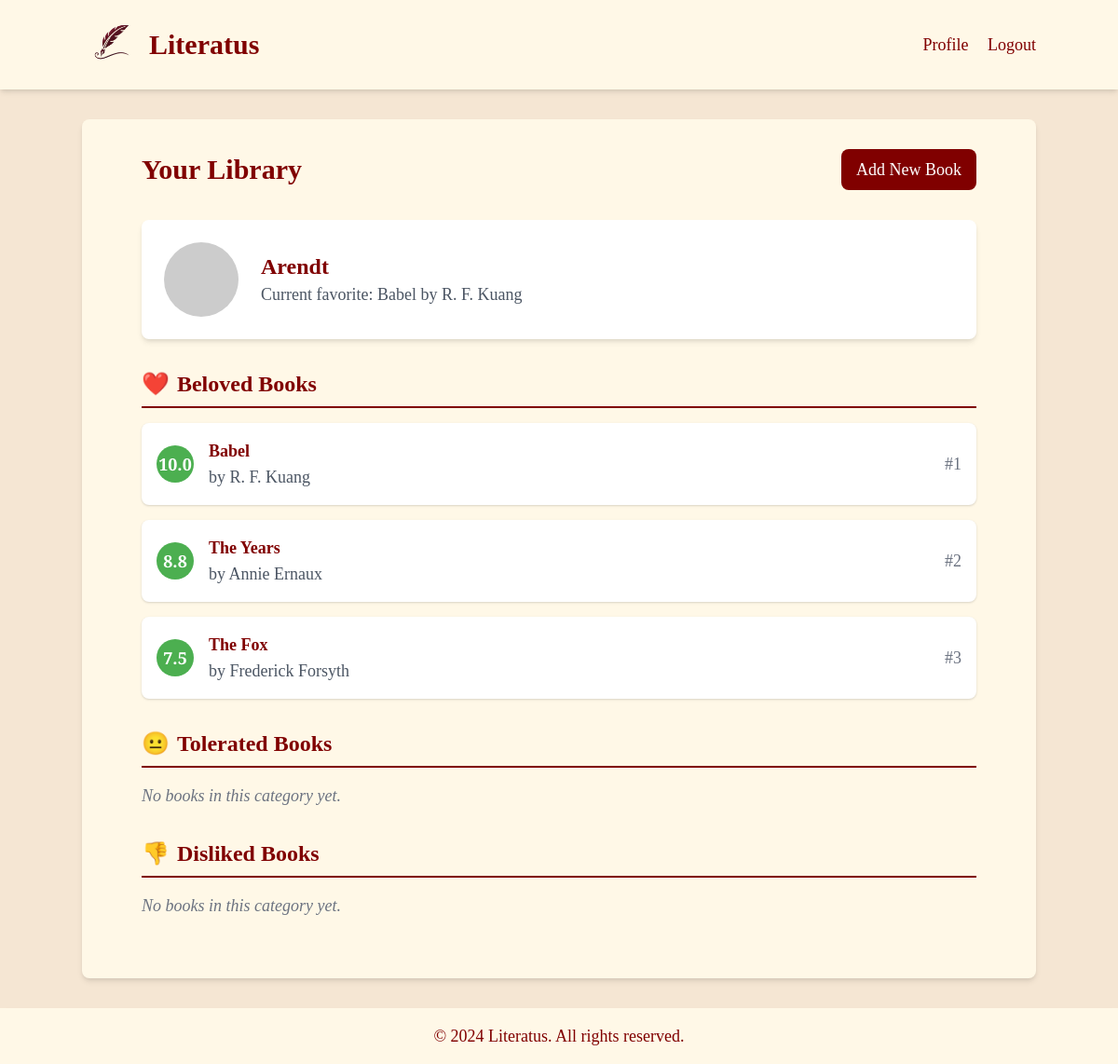
The app's page /profile (signed in) with its own data.
### app.py (models this page shows, shortened)
class User(UserMixin, db.Model):
    id = db.Column(db.Integer, primary_key=True)
    username = db.Column(db.String(80), unique=True, nullable=False)
    password_hash = db.Column(db.String(128))
    profile_image = db.Column(db.Text)
    books = db.relationship('Book', backref='user', lazy=True)
    @property
    def beloved_books(self):
        return [book for book in self.books if book.sentiment == 'beloved']
    @property
    def tolerated_books(self):
        return [book for book in self.books if book.sentiment == 'tolerated']
    @property
    def disliked_books(self):
        return [book for book in self.books if book.sentiment == 'disliked']

class Book(db.Model):
    id = db.Column(db.Integer, primary_key=True)
    title = db.Column(db.String(200), nullable=False)
    author = db.Column(db.String(100), nullable=False)
    sentiment = db.Column(db.String(20), nullable=False)
    position = db.Column(db.Integer, nullable=False)
    user_id = db.Column(db.Integer, db.ForeignKey('user.id'), nullable=False)

### app.py (the view)
@app.route('/profile')
@login_required
def profile():
    beloved_books = Book.query.filter_by(user_id=current_user.id, sentiment='beloved').order_by(Book.position).all()
    tolerated_books = Book.query.filter_by(user_id=current_user.id, sentiment='tolerated').order_by(Book.position).all()
    disliked_books = Book.query.filter_by(user_id=current_user.id, sentiment='disliked').order_by(Book.position).all()
    all_books = beloved_books + tolerated_books + disliked_books
    total_books = len(all_books)
    for i, book in enumerate(all_books):
        if book.sentiment == 'beloved':
            base = 7.5
            max_rating = 10
        elif book.sentiment == 'tolerated':
            base = 4.5
            max_rating = 7
        else:  # disliked
            base = 1
            max_rating = 4
        category_books = beloved_books if book in beloved_books else \
            tolerated_books if book in tolerated_books else \
                disliked_books
        category_position = category_books.index(book)
        category_total = len(category_books)
        book.rating = base + ((max_rating - base) * (1 - (category_position / (category_total - 1 or 1))))
        book.rating = round(book.rating, 1)  # Round to one decimal place
        book.global_position = i + 1
    return render_template('profile.html', user=current_user,
                           beloved_books=beloved_books,
                           tolerated_books=tolerated_books,
                           disliked_books=disliked_books)

### app.py (called while the page is built)
@login_manager.user_loader
def load_user(user_id):
    return User.query.get(int(user_id))

### templates/profile.html (shortened to what this page needs)
{% extends "layout.html" %}
{% block content %}
<div class="max-w-4xl mx-auto">
    <div class="flex justify-between items-center mb-8">
        <h1 class="text-3xl font-bold text-maroon font-title">Your Library</h1>
        <a href="{{ url_for('home') }}" class="bg-maroon text-white px-4 py-2 rounded-lg hover:bg-maroon-dark transition duration-300">Add New Book</a>
    </div>
    <div class="bg-white p-6 rounded-lg shadow-md mb-8 flex items-center">
        <img src="https://api.dicebear.com/6.x/initials/svg?seed={{ user.username }}" alt="{{ user.username }}" class="w-20 h-20 rounded-full mr-6">
        <div>
            <h2 class="text-2xl font-semibold text-maroon font-title">{{ user.username.capitalize() }}</h2>
            {% if beloved_books %}
                <p class="text-gray-600">Current favorite: {{ beloved_books[0].title }} by {{ beloved_books[0].author }}</p>
            {% else %}
                <p class="text-gray-600">No favorite book yet</p>
            {% endif %}
        </div>
    </div>
    {% for category, books, color, icon in [
        ('Beloved Books', user.beloved_books, 'beloved', '❤️'),
        ('Tolerated Books', user.tolerated_books, 'tolerated', '😐'),
        ('Disliked Books', user.disliked_books, 'disliked', '👎')
    ] %}
        <section class="mb-8">
            <h2 class="text-2xl font-semibold text-maroon font-title category-header">
                <span class="category-icon">{{ icon }}</span>{{ category }}
            </h2>
            {% if books %}
                <ul class="space-y-4">
                {% for book in books|sort(attribute='rating', reverse=True) %}
                    <li class="flex items-center bg-white p-4 rounded-lg shadow">
                        <span class="rating-circle {{ color }} mr-4 flex-shrink-0">
                            {{ "%.1f"|format(book.rating) }}
                        </span>
                        <div class="flex-grow">
                            <h3 class="font-semibold text-maroon font-title">{{ book.title }}</h3>
                            <p class="text-gray-600">by {{ book.author }}</p>
                        </div>
                        <span class="text-gray-500 ml-4">#{{ book.global_position }}</span>
                    </li>
                {% endfor %}
                </ul>
            {% else %}
                <p class="italic text-gray-500">No books in this category yet.</p>
            {% endif %}
        </section>
    {% endfor %}
</div>
{% endblock %}

### templates/layout.html (shortened to what this page needs)
<!DOCTYPE html>
<html lang="en">
<head>
    <link href="https://cdn.jsdelivr.net/npm/tailwindcss@2.2.19/dist/tailwind.min.css" rel="stylesheet">
</head>
<body class="min-h-screen flex flex-col text-lg">
    <header class="bg-cream text-maroon p-4 shadow-md">
        <div class="container mx-auto flex justify-between items-center">
            <div class="flex items-center">
                <img src="{{ url_for('static', filename='images/quilless.png') }}" alt="Literatus Logo" class="h-16 w-16 mr-2">
                <a href="{{ url_for('home') }}" class="font-title font-bold text-3xl">Literatus</a>
            </div>
            <nav>
                {% if current_user.is_authenticated %}
                    <a href="{{ url_for('profile') }}" class="text-maroon hover:text-maroon-dark mr-4">Profile</a>
                    <a href="{{ url_for('logout') }}" class="text-maroon hover:text-maroon-dark">Logout</a>
                {% else %}
                    <a href="{{ url_for('login') }}" class="text-maroon hover:text-maroon-dark mr-4">Login</a>
                    <a href="{{ url_for('register') }}" class="text-maroon hover:text-maroon-dark">Register</a>
                {% endif %}
            </nav>
        </div>
    </header>
    <main class="container mx-auto mt-8 p-8 bg-cream rounded-lg shadow-md flex-grow">
        {% block content %}{% endblock %}
    </main>
    <footer class="bg-cream text-maroon text-center p-4 mt-8 shadow-md">
        <p>&copy; 2024 Literatus. All rights reserved.</p>
    </footer>
</body>
</html>

### templates/layout.html (style rules this page uses)
body { background-color: #F5E6D3; font-family: 'EB Garamond', serif; }
.bg-cream { background-color: #FFF8E7; }
.text-maroon { color: #800000; }
.bg-maroon { background-color: #800000; }
h1, h2, h3, h4, h5, h6, .font-title { font-family: 'Caslon', serif; }

### templates/profile.html (style rules this page uses)
.rating-circle { width: 40px; height: 40px; border-radius: 50%; display: inline-flex; align-items: center; justify-content: center; font-weight: bold; color: white; }
.beloved { background-color: #4CAF50; }
.category-header { border-bottom: 2px solid #800000; padding-bottom: 0.5rem; margin-bottom: 1rem; display: flex; align-items: center; }
.category-icon { margin-right: 0.5rem; }

### records on screen
User: username "Arendt"
Book: title "Babel", author "R. F. Kuang", rating "10.0", global_position "1"
Book: rating "8.8", title "The Years", author "Annie Ernaux", global_position "2"
Book: rating "7.5", title "The Fox", author "Frederick Forsyth", global_position "3"

### other values on screen
{{ icon }} "❤️" "😐" "👎"
{{ category }} "Beloved Books" "Tolerated Books" "Disliked Books"
